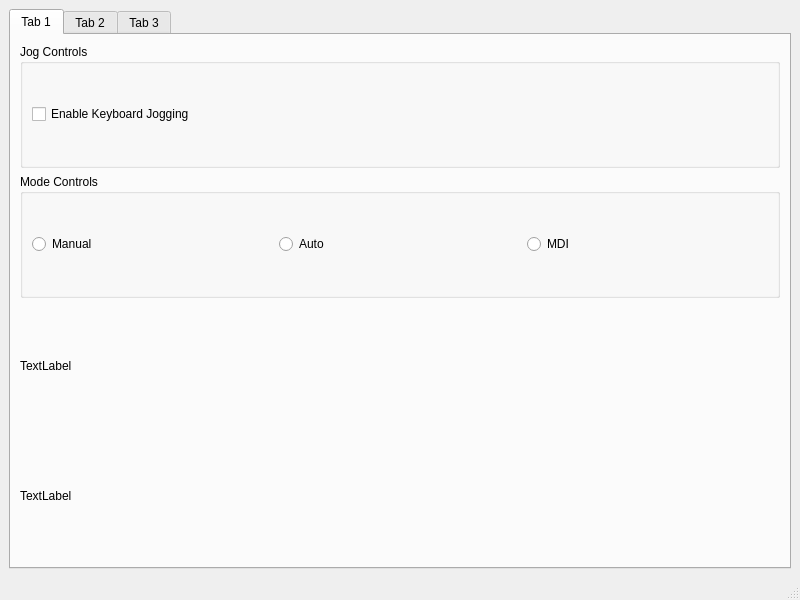
<?xml version="1.0" encoding="UTF-8"?>
<ui version="4.0">
 <class>MainWindow</class>
 <widget class="QMainWindow" name="MainWindow">
  <property name="geometry">
   <rect>
    <x>0</x>
    <y>0</y>
    <width>800</width>
    <height>600</height>
   </rect>
  </property>
  <property name="windowTitle">
   <string>MainWindow</string>
  </property>
  <widget class="QWidget" name="centralwidget">
   <layout class="QVBoxLayout" name="verticalLayout">
    <item>
     <widget class="QTabWidget" name="tabWidget">
      <property name="currentIndex">
       <number>0</number>
      </property>
      <widget class="QWidget" name="tab">
       <attribute name="title">
        <string>Tab 1</string>
       </attribute>
       <layout class="QVBoxLayout" name="verticalLayout_2">
        <item>
         <widget class="QGroupBox" name="groupBox">
          <property name="title">
           <string>Jog Controls</string>
          </property>
          <layout class="QHBoxLayout" name="horizontalLayout">
           <item>
            <widget class="QCheckBox" name="keyboard_jog_cb">
             <property name="text">
              <string>Enable Keyboard Jogging</string>
             </property>
            </widget>
           </item>
          </layout>
         </widget>
        </item>
        <item>
         <widget class="QGroupBox" name="groupBox_2">
          <property name="title">
           <string>Mode Controls</string>
          </property>
          <layout class="QHBoxLayout" name="horizontalLayout_2">
           <item>
            <widget class="QRadioButton" name="radioButton_3">
             <property name="text">
              <string>Manual</string>
             </property>
            </widget>
           </item>
           <item>
            <widget class="QRadioButton" name="radioButton_2">
             <property name="text">
              <string>Auto</string>
             </property>
            </widget>
           </item>
           <item>
            <widget class="QRadioButton" name="radioButton">
             <property name="text">
              <string>MDI</string>
             </property>
            </widget>
           </item>
          </layout>
         </widget>
        </item>
        <item>
         <widget class="QLabel" name="key_lb">
          <property name="text">
           <string>TextLabel</string>
          </property>
         </widget>
        </item>
        <item>
         <widget class="QLabel" name="jog_action_lb">
          <property name="text">
           <string>TextLabel</string>
          </property>
         </widget>
        </item>
       </layout>
      </widget>
      <widget class="QWidget" name="tab_2">
       <attribute name="title">
        <string>Tab 2</string>
       </attribute>
       <layout class="QVBoxLayout" name="verticalLayout_3">
        <item>
         <widget class="QComboBox" name="comboBox"/>
        </item>
        <item>
         <widget class="QSpinBox" name="spinBox"/>
        </item>
        <item>
         <widget class="QDoubleSpinBox" name="doubleSpinBox"/>
        </item>
        <item>
         <widget class="QSlider" name="horizontalSlider">
          <property name="orientation">
           <enum>Qt::Horizontal</enum>
          </property>
         </widget>
        </item>
       </layout>
      </widget>
      <widget class="QWidget" name="tab_3">
       <attribute name="title">
        <string>Tab 3</string>
       </attribute>
       <layout class="QVBoxLayout" name="verticalLayout_4">
        <item>
         <widget class="QLineEdit" name="lineEdit"/>
        </item>
        <item>
         <widget class="QPlainTextEdit" name="plainTextEdit"/>
        </item>
       </layout>
      </widget>
     </widget>
    </item>
   </layout>
  </widget>
  <widget class="QMenuBar" name="menubar">
   <property name="geometry">
    <rect>
     <x>0</x>
     <y>0</y>
     <width>800</width>
     <height>24</height>
    </rect>
   </property>
  </widget>
  <widget class="QStatusBar" name="statusbar"/>
 </widget>
 <resources/>
 <connections/>
</ui>
